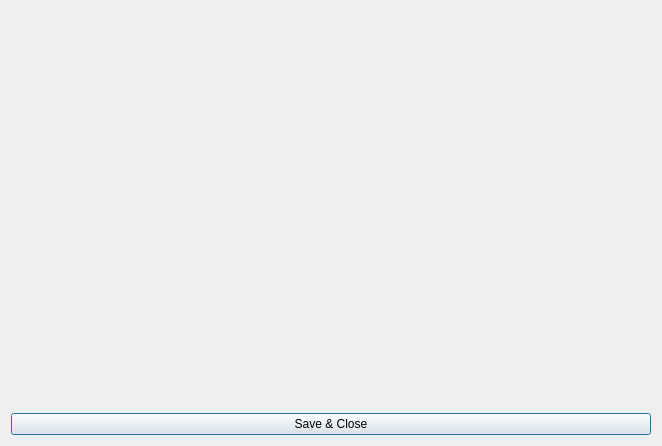
<?xml version="1.0" encoding="UTF-8"?>
<ui version="4.0">
 <class>EulerPlot</class>
 <widget class="QDialog" name="EulerPlot">
  <property name="geometry">
   <rect>
    <x>0</x>
    <y>0</y>
    <width>662</width>
    <height>446</height>
   </rect>
  </property>
  <property name="windowTitle">
   <string>Dialog</string>
  </property>
  <layout class="QVBoxLayout" name="verticalLayout">
   <item>
    <widget class="QCustomPlot" name="customEulerPlot" native="true"/>
   </item>
   <item>
    <widget class="QPushButton" name="pushButton">
     <property name="text">
      <string>Save &amp;&amp; Close</string>
     </property>
    </widget>
   </item>
  </layout>
 </widget>
 <customwidgets>
  <customwidget>
   <class>QCustomPlot</class>
   <extends>QWidget</extends>
   <header location="global">qcustomplot.h</header>
   <container>1</container>
  </customwidget>
 </customwidgets>
 <resources/>
 <connections/>
</ui>
